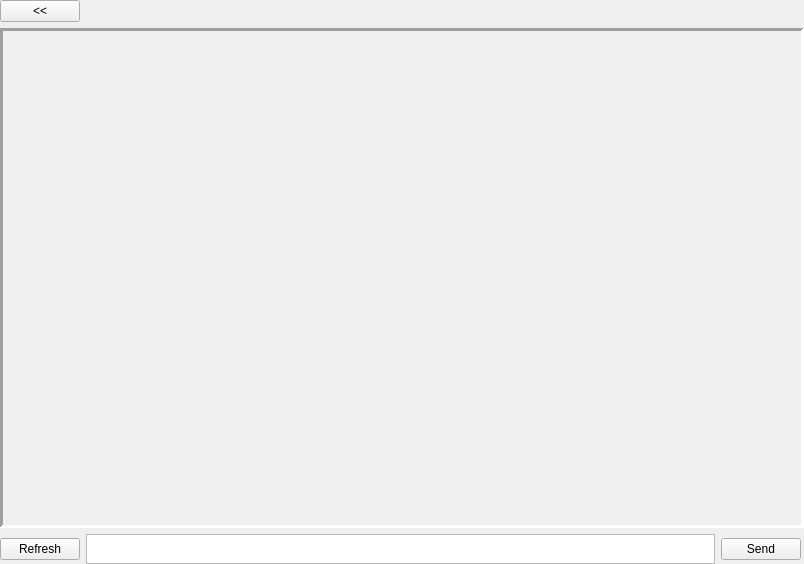
<?xml version="1.0" encoding="UTF-8"?>
<ui version="4.0">
 <class>ChatPage</class>
 <widget class="QWidget" name="ChatPage">
  <property name="geometry">
   <rect>
    <x>0</x>
    <y>0</y>
    <width>804</width>
    <height>564</height>
   </rect>
  </property>
  <property name="windowTitle">
   <string>Form</string>
  </property>
  <property name="autoFillBackground">
   <bool>true</bool>
  </property>
  <layout class="QVBoxLayout" name="verticalLayout">
   <property name="spacing">
    <number>6</number>
   </property>
   <property name="leftMargin">
    <number>0</number>
   </property>
   <property name="topMargin">
    <number>0</number>
   </property>
   <property name="rightMargin">
    <number>0</number>
   </property>
   <property name="bottomMargin">
    <number>0</number>
   </property>
   <item>
    <widget class="QPushButton" name="exit">
     <property name="sizePolicy">
      <sizepolicy hsizetype="Fixed" vsizetype="Fixed">
       <horstretch>0</horstretch>
       <verstretch>0</verstretch>
      </sizepolicy>
     </property>
     <property name="text">
      <string>&lt;&lt;</string>
     </property>
    </widget>
   </item>
   <item>
    <widget class="QScrollArea" name="msgScroll">
     <property name="palette">
      <palette>
       <active>
        <colorrole role="Window">
         <brush brushstyle="SolidPattern">
          <color alpha="255">
           <red>255</red>
           <green>255</green>
           <blue>255</blue>
          </color>
         </brush>
        </colorrole>
       </active>
       <inactive>
        <colorrole role="Window">
         <brush brushstyle="SolidPattern">
          <color alpha="255">
           <red>240</red>
           <green>240</green>
           <blue>240</blue>
          </color>
         </brush>
        </colorrole>
       </inactive>
       <disabled>
        <colorrole role="Window">
         <brush brushstyle="SolidPattern">
          <color alpha="255">
           <red>255</red>
           <green>255</green>
           <blue>255</blue>
          </color>
         </brush>
        </colorrole>
       </disabled>
      </palette>
     </property>
     <property name="frameShape">
      <enum>QFrame::Panel</enum>
     </property>
     <property name="lineWidth">
      <number>3</number>
     </property>
     <property name="verticalScrollBarPolicy">
      <enum>Qt::ScrollBarAlwaysOff</enum>
     </property>
     <property name="horizontalScrollBarPolicy">
      <enum>Qt::ScrollBarAlwaysOff</enum>
     </property>
     <property name="widgetResizable">
      <bool>true</bool>
     </property>
     <property name="alignment">
      <set>Qt::AlignBottom|Qt::AlignLeading|Qt::AlignLeft</set>
     </property>
     <widget class="QWidget" name="msgFeed">
      <property name="geometry">
       <rect>
        <x>0</x>
        <y>474</y>
        <width>798</width>
        <height>16</height>
       </rect>
      </property>
      <property name="sizePolicy">
       <sizepolicy hsizetype="Ignored" vsizetype="Fixed">
        <horstretch>0</horstretch>
        <verstretch>0</verstretch>
       </sizepolicy>
      </property>
      <property name="maximumSize">
       <size>
        <width>16777215</width>
        <height>16777215</height>
       </size>
      </property>
      <layout class="QVBoxLayout" name="msgFeedLayout">
       <property name="spacing">
        <number>0</number>
       </property>
       <property name="leftMargin">
        <number>0</number>
       </property>
       <property name="topMargin">
        <number>0</number>
       </property>
       <property name="rightMargin">
        <number>0</number>
       </property>
       <property name="bottomMargin">
        <number>9</number>
       </property>
      </layout>
     </widget>
    </widget>
   </item>
   <item>
    <layout class="QHBoxLayout" name="inputBar">
     <property name="rightMargin">
      <number>3</number>
     </property>
     <item>
      <widget class="QPushButton" name="refreshButton">
       <property name="sizePolicy">
        <sizepolicy hsizetype="Fixed" vsizetype="Fixed">
         <horstretch>0</horstretch>
         <verstretch>0</verstretch>
        </sizepolicy>
       </property>
       <property name="text">
        <string>Refresh</string>
       </property>
      </widget>
     </item>
     <item>
      <widget class="QPlainTextEdit" name="inputLine">
       <property name="sizePolicy">
        <sizepolicy hsizetype="Expanding" vsizetype="Fixed">
         <horstretch>0</horstretch>
         <verstretch>0</verstretch>
        </sizepolicy>
       </property>
       <property name="maximumSize">
        <size>
         <width>16777215</width>
         <height>30</height>
        </size>
       </property>
       <property name="verticalScrollBarPolicy">
        <enum>Qt::ScrollBarAlwaysOff</enum>
       </property>
       <property name="horizontalScrollBarPolicy">
        <enum>Qt::ScrollBarAlwaysOff</enum>
       </property>
       <property name="plainText">
        <string/>
       </property>
       <property name="centerOnScroll">
        <bool>true</bool>
       </property>
       <property name="placeholderText">
        <string>Fish...</string>
       </property>
      </widget>
     </item>
     <item>
      <widget class="QPushButton" name="send">
       <property name="sizePolicy">
        <sizepolicy hsizetype="Minimum" vsizetype="Fixed">
         <horstretch>0</horstretch>
         <verstretch>0</verstretch>
        </sizepolicy>
       </property>
       <property name="maximumSize">
        <size>
         <width>16777215</width>
         <height>16777215</height>
        </size>
       </property>
       <property name="text">
        <string>Send</string>
       </property>
      </widget>
     </item>
    </layout>
   </item>
  </layout>
 </widget>
 <resources/>
 <connections/>
</ui>
